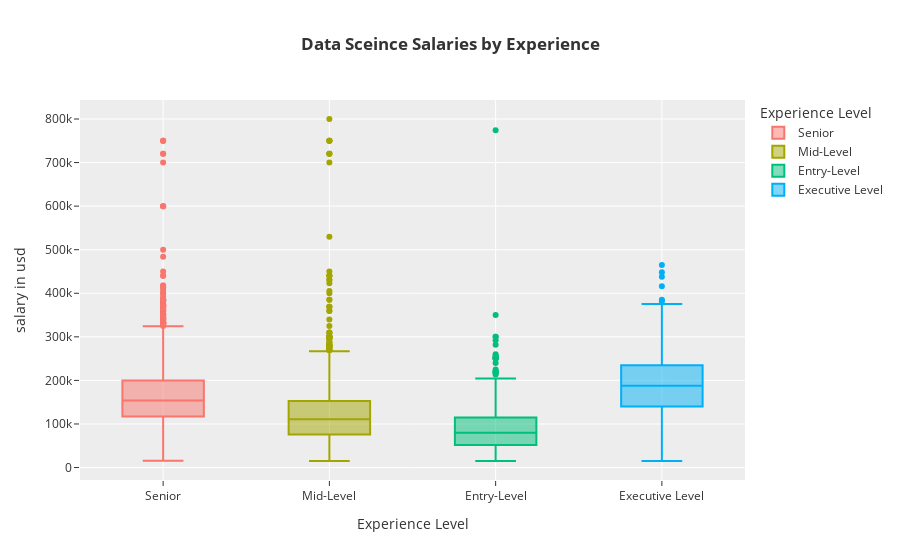

Notebook cell for this chart:
### Code cell
px.box(df,x='experience_level',y='salary_in_usd',color='experience_level',template='ggplot2',labels={'experience_level':'Experience Level','salary_in_usd':'salary in usd'},title='<b>Data Sceince Salaries by Experience')

### Figure 1 — Plotly figure (JSON) as saved in the notebook; plotly's stock layout.template omitted (floating-point values rounded to 4 significant figures; data arrays with more than 128 entries replaced by an {"elided": "..."} marker saying what was removed)
{"data": [{"alignmentgroup": "True", "hovertemplate": "Experience Level=%{x}<br>salary in usd=%{y}<extra></extra>", "legendgroup": "Senior", "marker": {"color": "#F8766D"}, "name": "Senior", "notched": false, "offsetgroup": "Senior", "orientation": "v", "showlegend": true, "type": "box", "x": {"elided": "5168 str values"}, "x0": " ", "xaxis": "x", "y": {"elided": "5168 int values"}, "y0": " ", "yaxis": "y"}, {"alignmentgroup": "True", "hovertemplate": "Experience Level=%{x}<br>salary in usd=%{y}<extra></extra>", "legendgroup": "Mid-Level", "marker": {"color": "#A3A500"}, "name": "Mid-Level", "notched": false, "offsetgroup": "Mid-Level", "orientation": "v", "showlegend": true, "type": "box", "x": {"elided": "2296 str values"}, "x0": " ", "xaxis": "x", "y": {"elided": "2296 int values"}, "y0": " ", "yaxis": "y"}, {"alignmentgroup": "True", "hovertemplate": "Experience Level=%{x}<br>salary in usd=%{y}<extra></extra>", "legendgroup": "Entry-Level", "marker": {"color": "#00BF7D"}, "name": "Entry-Level", "notched": false, "offsetgroup": "Entry-Level", "orientation": "v", "showlegend": true, "type": "box", "x": {"elided": "806 str values"}, "x0": " ", "xaxis": "x", "y": {"elided": "806 int values"}, "y0": " ", "yaxis": "y"}, {"alignmentgroup": "True", "hovertemplate": "Experience Level=%{x}<br>salary in usd=%{y}<extra></extra>", "legendgroup": "Executive Level", "marker": {"color": "#00B0F6"}, "name": "Executive Level", "notched": false, "offsetgroup": "Executive Level", "orientation": "v", "showlegend": true, "type": "box", "x": {"elided": "324 str values"}, "x0": " ", "xaxis": "x", "y": {"elided": "324 int values"}, "y0": " ", "yaxis": "y"}], "layout": {"autosize": true, "boxmode": "overlay", "legend": {"title": {"text": "Experience Level"}, "tracegroupgap": 0}, "title": {"text": "<b>Data Sceince Salaries by Experience"}, "xaxis": {"anchor": "y", "autorange": true, "categoryarray": ["Senior", "Mid-Level", "Entry-Level", "Executive Level"], "categoryorder": "array", "domain": [0, 1], "range": [-0.5, 3.5], "title": {"text": "Experience Level"}, "type": "category"}, "yaxis": {"anchor": "x", "autorange": true, "domain": [0, 1], "range": [-28610.0, 843600.0], "title": {"text": "salary in usd"}, "type": "linear"}}}
